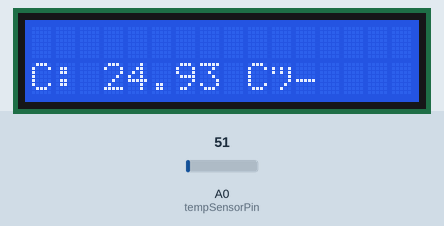
Bench run of a sketch on a simulated Arduino Uno, built with avr-gcc and run on an emulated ATmega328P. Parts: 16×2 character LCD. Inputs (shaded band) come from the test bench; at power-on: A0 (tempSensorPin) = 51. What the sketch prints to the serial monitor is not drawn.

Above: at 1.2 s.
1.3 s: A0 (tempSensorPin) set to 61
At 2.8 s:
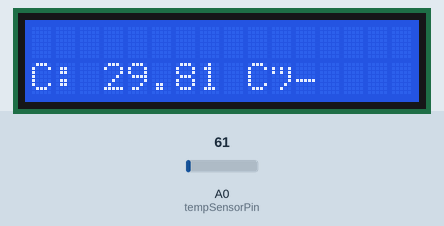
3.6 s: A0 (tempSensorPin) set to 71
At 5.3 s:
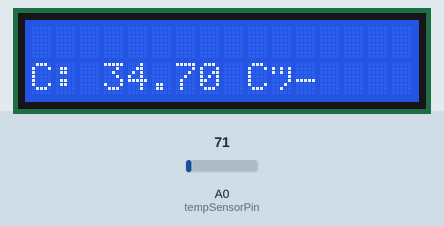
5.6 s: A0 (tempSensorPin) set to 86
At 6.9 s:
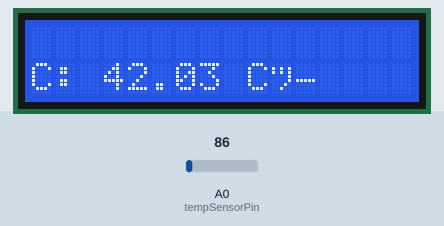
Timing chart, 0 to 8.6 s (numbered marks = the images above; inputs shaded):
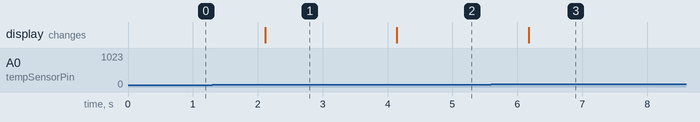

Measured:
- after the input at 1.3 s, the display: changes after 0.81 s (image 1)
- after the input at 3.6 s, the display: changes after 0.54 s (image 2)
- after the input at 5.6 s, the display: changes after 0.57 s (image 3)

The sketch:

index.ino
```cpp
#include <LiquidCrystal_I2C.h>

// 定义 LCD 液晶显示器的地址和尺寸
LiquidCrystal_I2C lcd(0x27, 16, 2);  // 地址 0x27，16 列 2 行

// 定义 LM35 温度传感器模拟输入引脚
const int tempSensorPin = A0;

void setup() {
  Serial.begin(9600);  // 初始化串行通信
  lcd.init();           // 初始化 LCD 液晶显示器
  lcd.backlight();      // 打开 LCD 背光
}

void loop() {
  int sensorValue = analogRead(tempSensorPin);  // 读取模拟温度传感器值
  float voltage = sensorValue * (5.0 / 1023.0); // 将传感器值转换为电压
  float temperatureC = voltage * 100.0; // 根据电压计算温度值（LM35的输出电压线性关系为10mV/°C）

  // 清除 LCD 显示
  lcd.clear();

  // 在 LCD 上显示温度值
  lcd.setCursor(0, 1);  // 设置光标位置到第一行第一列
  lcd.print("C: ");
  lcd.print(temperatureC);
  lcd.print(" C°");

  // 输出温度值到串行监视器
  Serial.print("C: ");
  Serial.print(temperatureC);
  Serial.println(" °C");

  delay(1000);  // 延时一秒钟
}
```
